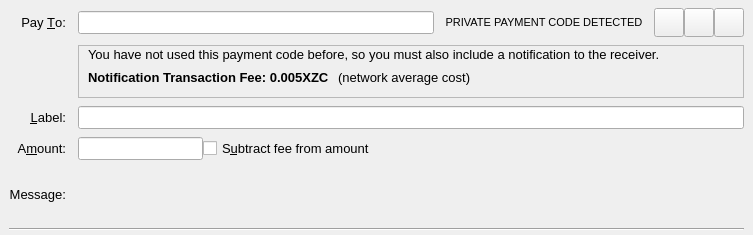
<?xml version="1.0" encoding="UTF-8"?>
<ui version="4.0">
 <class>SendCoinsEntry</class>
 <widget class="QStackedWidget" name="SendCoinsEntry">
  <property name="geometry">
   <rect>
    <x>0</x>
    <y>0</y>
    <width>753</width>
    <height>235</height>
   </rect>
  </property>
  <property name="font">
   <font>
    <pointsize>10</pointsize>
   </font>
  </property>
  <property name="focusPolicy">
   <enum>Qt::TabFocus</enum>
  </property>
  <property name="autoFillBackground">
   <bool>false</bool>
  </property>
  <widget class="QFrame" name="SendCoins">
   <property name="toolTip">
    <string>This is a normal payment.</string>
   </property>
   <property name="frameShape">
    <enum>QFrame::NoFrame</enum>
   </property>
   <layout class="QGridLayout" name="gridLayout">
    <property name="topMargin">
     <number>8</number>
    </property>
    <property name="bottomMargin">
     <number>4</number>
    </property>
    <property name="horizontalSpacing">
     <number>12</number>
    </property>
    <property name="verticalSpacing">
     <number>8</number>
    </property>
    <item row="5" column="0">
     <widget class="QLabel" name="amountLabel">
      <property name="text">
       <string>A&amp;mount:</string>
      </property>
      <property name="alignment">
       <set>Qt::AlignRight|Qt::AlignTrailing|Qt::AlignVCenter</set>
      </property>
      <property name="buddy">
       <cstring>payAmount</cstring>
      </property>
     </widget>
    </item>
    <item row="5" column="1">
     <layout class="QHBoxLayout" name="horizontalLayoutAmount" stretch="0,1">
      <item>
       <widget class="BitcoinAmountField" name="payAmount"/>
      </item>
      <item>
       <widget class="QCheckBox" name="checkboxSubtractFeeFromAmount">
        <property name="toolTip">
         <string>The fee will be deducted from the amount being sent. The recipient will receive less zcoins than you enter in the amount field. If multiple recipients are selected, the fee is split equally.</string>
        </property>
        <property name="text">
         <string>S&amp;ubtract fee from amount</string>
        </property>
       </widget>
      </item>
     </layout>
    </item>
    <item row="6" column="1">
     <widget class="QLabel" name="messageTextLabel">
      <property name="toolTip">
       <string>A message that was attached to the zcoin: URI which will be stored with the transaction for your reference. Note: This message will not be sent over the Zcoin network.</string>
      </property>
      <property name="textFormat">
       <enum>Qt::PlainText</enum>
      </property>
     </widget>
    </item>
    <item row="4" column="1">
     <widget class="QLineEdit" name="addAsLabel">
      <property name="toolTip">
       <string>Enter a label for this address to add it to the list of used addresses</string>
      </property>
     </widget>
    </item>
    <item row="4" column="0">
     <widget class="QLabel" name="labellLabel">
      <property name="text">
       <string>&amp;Label:</string>
      </property>
      <property name="alignment">
       <set>Qt::AlignRight|Qt::AlignTrailing|Qt::AlignVCenter</set>
      </property>
      <property name="buddy">
       <cstring>addAsLabel</cstring>
      </property>
     </widget>
    </item>
    <item row="6" column="0">
     <widget class="QLabel" name="messageLabel">
      <property name="text">
       <string>Message:</string>
      </property>
      <property name="alignment">
       <set>Qt::AlignRight|Qt::AlignTrailing|Qt::AlignVCenter</set>
      </property>
     </widget>
    </item>
    <item row="0" column="1">
     <layout class="QHBoxLayout" name="payToLayout">
      <property name="spacing">
       <number>0</number>
      </property>
      <item>
       <widget class="QValidatedLineEdit" name="payTo">
        <property name="toolTip">
         <string>The Zcoin address to send the payment to</string>
        </property>
       </widget>
      </item>
      <item>
       <widget class="QLabel" name="label">
        <property name="minimumSize">
         <size>
          <width>220</width>
          <height>0</height>
         </size>
        </property>
        <property name="font">
         <font>
          <pointsize>8</pointsize>
         </font>
        </property>
        <property name="text">
         <string>PRIVATE PAYMENT CODE DETECTED</string>
        </property>
        <property name="alignment">
         <set>Qt::AlignCenter</set>
        </property>
       </widget>
      </item>
      <item>
       <widget class="QToolButton" name="addressBookButton">
        <property name="toolTip">
         <string>Choose previously used address</string>
        </property>
        <property name="text">
         <string/>
        </property>
        <property name="icon">
         <iconset resource="../bitcoin.qrc">
          <normaloff>:/icons/address-book</normaloff>:/icons/address-book</iconset>
        </property>
        <property name="iconSize">
         <size>
          <width>22</width>
          <height>22</height>
         </size>
        </property>
        <property name="shortcut">
         <string>Alt+A</string>
        </property>
       </widget>
      </item>
      <item>
       <widget class="QToolButton" name="pasteButton">
        <property name="toolTip">
         <string>Paste address from clipboard</string>
        </property>
        <property name="text">
         <string/>
        </property>
        <property name="icon">
         <iconset resource="../bitcoin.qrc">
          <normaloff>:/icons/editpaste</normaloff>:/icons/editpaste</iconset>
        </property>
        <property name="iconSize">
         <size>
          <width>22</width>
          <height>22</height>
         </size>
        </property>
        <property name="shortcut">
         <string>Alt+P</string>
        </property>
       </widget>
      </item>
      <item>
       <widget class="QToolButton" name="deleteButton">
        <property name="toolTip">
         <string>Remove this entry</string>
        </property>
        <property name="text">
         <string/>
        </property>
        <property name="icon">
         <iconset resource="../bitcoin.qrc">
          <normaloff>:/icons/remove</normaloff>:/icons/remove</iconset>
        </property>
        <property name="iconSize">
         <size>
          <width>22</width>
          <height>22</height>
         </size>
        </property>
       </widget>
      </item>
     </layout>
    </item>
    <item row="7" column="0" colspan="2">
     <widget class="Line" name="line">
      <property name="orientation">
       <enum>Qt::Horizontal</enum>
      </property>
     </widget>
    </item>
    <item row="0" column="0">
     <widget class="QLabel" name="payToLabel">
      <property name="text">
       <string>Pay &amp;To:</string>
      </property>
      <property name="alignment">
       <set>Qt::AlignRight|Qt::AlignTrailing|Qt::AlignVCenter</set>
      </property>
      <property name="buddy">
       <cstring>payTo</cstring>
      </property>
     </widget>
    </item>
    <item row="1" column="1">
     <widget class="QFrame" name="frame">
      <property name="sizePolicy">
       <sizepolicy hsizetype="Preferred" vsizetype="Preferred">
        <horstretch>0</horstretch>
        <verstretch>0</verstretch>
       </sizepolicy>
      </property>
      <property name="frameShape">
       <enum>QFrame::StyledPanel</enum>
      </property>
      <property name="frameShadow">
       <enum>QFrame::Raised</enum>
      </property>
      <widget class="QWidget" name="verticalLayoutWidget">
       <property name="geometry">
        <rect>
         <x>10</x>
         <y>0</y>
         <width>631</width>
         <height>41</height>
        </rect>
       </property>
       <layout class="QVBoxLayout" name="pcodenotificationalert">
        <item>
         <widget class="QLabel" name="label_2">
          <property name="font">
           <font>
            <pointsize>10</pointsize>
           </font>
          </property>
          <property name="frameShape">
           <enum>QFrame::NoFrame</enum>
          </property>
          <property name="text">
           <string>You have not used this payment code before, so you must also include a notification to the receiver. </string>
          </property>
          <property name="wordWrap">
           <bool>true</bool>
          </property>
         </widget>
        </item>
        <item>
         <layout class="QHBoxLayout" name="horizontalLayout">
          <item>
           <widget class="QLabel" name="label_3">
            <property name="sizePolicy">
             <sizepolicy hsizetype="Fixed" vsizetype="Preferred">
              <horstretch>0</horstretch>
              <verstretch>0</verstretch>
             </sizepolicy>
            </property>
            <property name="font">
             <font>
              <weight>75</weight>
              <bold>true</bold>
             </font>
            </property>
            <property name="text">
             <string>Notification Transaction Fee: 0.005XZC </string>
            </property>
            <property name="wordWrap">
             <bool>false</bool>
            </property>
           </widget>
          </item>
          <item>
           <widget class="QLabel" name="label_4">
            <property name="text">
             <string>(network average cost)</string>
            </property>
           </widget>
          </item>
         </layout>
        </item>
       </layout>
      </widget>
     </widget>
    </item>
   </layout>
  </widget>
  <widget class="QFrame" name="SendCoins_UnauthenticatedPaymentRequest">
   <property name="palette">
    <palette>
     <active>
      <colorrole role="WindowText">
       <brush brushstyle="SolidPattern">
        <color alpha="255">
         <red>0</red>
         <green>0</green>
         <blue>0</blue>
        </color>
       </brush>
      </colorrole>
      <colorrole role="Button">
       <brush brushstyle="SolidPattern">
        <color alpha="255">
         <red>255</red>
         <green>255</green>
         <blue>127</blue>
        </color>
       </brush>
      </colorrole>
      <colorrole role="Light">
       <brush brushstyle="SolidPattern">
        <color alpha="255">
         <red>255</red>
         <green>255</green>
         <blue>255</blue>
        </color>
       </brush>
      </colorrole>
      <colorrole role="Midlight">
       <brush brushstyle="SolidPattern">
        <color alpha="255">
         <red>255</red>
         <green>255</green>
         <blue>191</blue>
        </color>
       </brush>
      </colorrole>
      <colorrole role="Dark">
       <brush brushstyle="SolidPattern">
        <color alpha="255">
         <red>127</red>
         <green>127</green>
         <blue>63</blue>
        </color>
       </brush>
      </colorrole>
      <colorrole role="Mid">
       <brush brushstyle="SolidPattern">
        <color alpha="255">
         <red>170</red>
         <green>170</green>
         <blue>84</blue>
        </color>
       </brush>
      </colorrole>
      <colorrole role="Text">
       <brush brushstyle="SolidPattern">
        <color alpha="255">
         <red>0</red>
         <green>0</green>
         <blue>0</blue>
        </color>
       </brush>
      </colorrole>
      <colorrole role="BrightText">
       <brush brushstyle="SolidPattern">
        <color alpha="255">
         <red>255</red>
         <green>255</green>
         <blue>255</blue>
        </color>
       </brush>
      </colorrole>
      <colorrole role="ButtonText">
       <brush brushstyle="SolidPattern">
        <color alpha="255">
         <red>0</red>
         <green>0</green>
         <blue>0</blue>
        </color>
       </brush>
      </colorrole>
      <colorrole role="Base">
       <brush brushstyle="SolidPattern">
        <color alpha="255">
         <red>255</red>
         <green>255</green>
         <blue>255</blue>
        </color>
       </brush>
      </colorrole>
      <colorrole role="Window">
       <brush brushstyle="SolidPattern">
        <color alpha="255">
         <red>255</red>
         <green>255</green>
         <blue>127</blue>
        </color>
       </brush>
      </colorrole>
      <colorrole role="Shadow">
       <brush brushstyle="SolidPattern">
        <color alpha="255">
         <red>0</red>
         <green>0</green>
         <blue>0</blue>
        </color>
       </brush>
      </colorrole>
      <colorrole role="AlternateBase">
       <brush brushstyle="SolidPattern">
        <color alpha="255">
         <red>255</red>
         <green>255</green>
         <blue>191</blue>
        </color>
       </brush>
      </colorrole>
      <colorrole role="ToolTipBase">
       <brush brushstyle="SolidPattern">
        <color alpha="255">
         <red>255</red>
         <green>255</green>
         <blue>220</blue>
        </color>
       </brush>
      </colorrole>
      <colorrole role="ToolTipText">
       <brush brushstyle="SolidPattern">
        <color alpha="255">
         <red>0</red>
         <green>0</green>
         <blue>0</blue>
        </color>
       </brush>
      </colorrole>
     </active>
     <inactive>
      <colorrole role="WindowText">
       <brush brushstyle="SolidPattern">
        <color alpha="255">
         <red>0</red>
         <green>0</green>
         <blue>0</blue>
        </color>
       </brush>
      </colorrole>
      <colorrole role="Button">
       <brush brushstyle="SolidPattern">
        <color alpha="255">
         <red>255</red>
         <green>255</green>
         <blue>127</blue>
        </color>
       </brush>
      </colorrole>
      <colorrole role="Light">
       <brush brushstyle="SolidPattern">
        <color alpha="255">
         <red>255</red>
         <green>255</green>
         <blue>255</blue>
        </color>
       </brush>
      </colorrole>
      <colorrole role="Midlight">
       <brush brushstyle="SolidPattern">
        <color alpha="255">
         <red>255</red>
         <green>255</green>
         <blue>191</blue>
        </color>
       </brush>
      </colorrole>
      <colorrole role="Dark">
       <brush brushstyle="SolidPattern">
        <color alpha="255">
         <red>127</red>
         <green>127</green>
         <blue>63</blue>
        </color>
       </brush>
      </colorrole>
      <colorrole role="Mid">
       <brush brushstyle="SolidPattern">
        <color alpha="255">
         <red>170</red>
         <green>170</green>
         <blue>84</blue>
        </color>
       </brush>
      </colorrole>
      <colorrole role="Text">
       <brush brushstyle="SolidPattern">
        <color alpha="255">
         <red>0</red>
         <green>0</green>
         <blue>0</blue>
        </color>
       </brush>
      </colorrole>
      <colorrole role="BrightText">
       <brush brushstyle="SolidPattern">
        <color alpha="255">
         <red>255</red>
         <green>255</green>
         <blue>255</blue>
        </color>
       </brush>
      </colorrole>
      <colorrole role="ButtonText">
       <brush brushstyle="SolidPattern">
        <color alpha="255">
         <red>0</red>
         <green>0</green>
         <blue>0</blue>
        </color>
       </brush>
      </colorrole>
      <colorrole role="Base">
       <brush brushstyle="SolidPattern">
        <color alpha="255">
         <red>255</red>
         <green>255</green>
         <blue>255</blue>
        </color>
       </brush>
      </colorrole>
      <colorrole role="Window">
       <brush brushstyle="SolidPattern">
        <color alpha="255">
         <red>255</red>
         <green>255</green>
         <blue>127</blue>
        </color>
       </brush>
      </colorrole>
      <colorrole role="Shadow">
       <brush brushstyle="SolidPattern">
        <color alpha="255">
         <red>0</red>
         <green>0</green>
         <blue>0</blue>
        </color>
       </brush>
      </colorrole>
      <colorrole role="AlternateBase">
       <brush brushstyle="SolidPattern">
        <color alpha="255">
         <red>255</red>
         <green>255</green>
         <blue>191</blue>
        </color>
       </brush>
      </colorrole>
      <colorrole role="ToolTipBase">
       <brush brushstyle="SolidPattern">
        <color alpha="255">
         <red>255</red>
         <green>255</green>
         <blue>220</blue>
        </color>
       </brush>
      </colorrole>
      <colorrole role="ToolTipText">
       <brush brushstyle="SolidPattern">
        <color alpha="255">
         <red>0</red>
         <green>0</green>
         <blue>0</blue>
        </color>
       </brush>
      </colorrole>
     </inactive>
     <disabled>
      <colorrole role="WindowText">
       <brush brushstyle="SolidPattern">
        <color alpha="255">
         <red>127</red>
         <green>127</green>
         <blue>63</blue>
        </color>
       </brush>
      </colorrole>
      <colorrole role="Button">
       <brush brushstyle="SolidPattern">
        <color alpha="255">
         <red>255</red>
         <green>255</green>
         <blue>127</blue>
        </color>
       </brush>
      </colorrole>
      <colorrole role="Light">
       <brush brushstyle="SolidPattern">
        <color alpha="255">
         <red>255</red>
         <green>255</green>
         <blue>255</blue>
        </color>
       </brush>
      </colorrole>
      <colorrole role="Midlight">
       <brush brushstyle="SolidPattern">
        <color alpha="255">
         <red>255</red>
         <green>255</green>
         <blue>191</blue>
        </color>
       </brush>
      </colorrole>
      <colorrole role="Dark">
       <brush brushstyle="SolidPattern">
        <color alpha="255">
         <red>127</red>
         <green>127</green>
         <blue>63</blue>
        </color>
       </brush>
      </colorrole>
      <colorrole role="Mid">
       <brush brushstyle="SolidPattern">
        <color alpha="255">
         <red>170</red>
         <green>170</green>
         <blue>84</blue>
        </color>
       </brush>
      </colorrole>
      <colorrole role="Text">
       <brush brushstyle="SolidPattern">
        <color alpha="255">
         <red>127</red>
         <green>127</green>
         <blue>63</blue>
        </color>
       </brush>
      </colorrole>
      <colorrole role="BrightText">
       <brush brushstyle="SolidPattern">
        <color alpha="255">
         <red>255</red>
         <green>255</green>
         <blue>255</blue>
        </color>
       </brush>
      </colorrole>
      <colorrole role="ButtonText">
       <brush brushstyle="SolidPattern">
        <color alpha="255">
         <red>127</red>
         <green>127</green>
         <blue>63</blue>
        </color>
       </brush>
      </colorrole>
      <colorrole role="Base">
       <brush brushstyle="SolidPattern">
        <color alpha="255">
         <red>255</red>
         <green>255</green>
         <blue>127</blue>
        </color>
       </brush>
      </colorrole>
      <colorrole role="Window">
       <brush brushstyle="SolidPattern">
        <color alpha="255">
         <red>255</red>
         <green>255</green>
         <blue>127</blue>
        </color>
       </brush>
      </colorrole>
      <colorrole role="Shadow">
       <brush brushstyle="SolidPattern">
        <color alpha="255">
         <red>0</red>
         <green>0</green>
         <blue>0</blue>
        </color>
       </brush>
      </colorrole>
      <colorrole role="AlternateBase">
       <brush brushstyle="SolidPattern">
        <color alpha="255">
         <red>255</red>
         <green>255</green>
         <blue>127</blue>
        </color>
       </brush>
      </colorrole>
      <colorrole role="ToolTipBase">
       <brush brushstyle="SolidPattern">
        <color alpha="255">
         <red>255</red>
         <green>255</green>
         <blue>220</blue>
        </color>
       </brush>
      </colorrole>
      <colorrole role="ToolTipText">
       <brush brushstyle="SolidPattern">
        <color alpha="255">
         <red>0</red>
         <green>0</green>
         <blue>0</blue>
        </color>
       </brush>
      </colorrole>
     </disabled>
    </palette>
   </property>
   <property name="toolTip">
    <string>This is an unauthenticated payment request.</string>
   </property>
   <property name="autoFillBackground">
    <bool>true</bool>
   </property>
   <property name="frameShape">
    <enum>QFrame::NoFrame</enum>
   </property>
   <layout class="QGridLayout" name="gridLayout_is">
    <property name="spacing">
     <number>12</number>
    </property>
    <item row="0" column="0">
     <widget class="QLabel" name="payToLabel_is">
      <property name="text">
       <string>Pay To:</string>
      </property>
      <property name="alignment">
       <set>Qt::AlignRight|Qt::AlignTrailing|Qt::AlignVCenter</set>
      </property>
     </widget>
    </item>
    <item row="0" column="1">
     <layout class="QHBoxLayout" name="payToLayout_is">
      <property name="spacing">
       <number>0</number>
      </property>
      <item>
       <widget class="QLabel" name="payTo_is"/>
      </item>
      <item>
       <widget class="QToolButton" name="deleteButton_is">
        <property name="toolTip">
         <string>Remove this entry</string>
        </property>
        <property name="text">
         <string/>
        </property>
        <property name="icon">
         <iconset resource="../bitcoin.qrc">
          <normaloff>:/icons/remove</normaloff>:/icons/remove</iconset>
        </property>
       </widget>
      </item>
     </layout>
    </item>
    <item row="1" column="0">
     <widget class="QLabel" name="memoLabel_is">
      <property name="text">
       <string>Memo:</string>
      </property>
      <property name="alignment">
       <set>Qt::AlignRight|Qt::AlignTrailing|Qt::AlignVCenter</set>
      </property>
     </widget>
    </item>
    <item row="1" column="1">
     <widget class="QLabel" name="memoTextLabel_is">
      <property name="textFormat">
       <enum>Qt::PlainText</enum>
      </property>
     </widget>
    </item>
    <item row="2" column="0">
     <widget class="QLabel" name="amountLabel_is">
      <property name="text">
       <string>A&amp;mount:</string>
      </property>
      <property name="alignment">
       <set>Qt::AlignRight|Qt::AlignTrailing|Qt::AlignVCenter</set>
      </property>
      <property name="buddy">
       <cstring>payAmount_is</cstring>
      </property>
     </widget>
    </item>
    <item row="2" column="1">
     <widget class="BitcoinAmountField" name="payAmount_is">
      <property name="acceptDrops">
       <bool>false</bool>
      </property>
     </widget>
    </item>
   </layout>
  </widget>
  <widget class="QFrame" name="SendCoins_AuthenticatedPaymentRequest">
   <property name="palette">
    <palette>
     <active>
      <colorrole role="WindowText">
       <brush brushstyle="SolidPattern">
        <color alpha="255">
         <red>0</red>
         <green>0</green>
         <blue>0</blue>
        </color>
       </brush>
      </colorrole>
      <colorrole role="Button">
       <brush brushstyle="SolidPattern">
        <color alpha="255">
         <red>140</red>
         <green>232</green>
         <blue>119</blue>
        </color>
       </brush>
      </colorrole>
      <colorrole role="Light">
       <brush brushstyle="SolidPattern">
        <color alpha="255">
         <red>230</red>
         <green>255</green>
         <blue>224</blue>
        </color>
       </brush>
      </colorrole>
      <colorrole role="Midlight">
       <brush brushstyle="SolidPattern">
        <color alpha="255">
         <red>185</red>
         <green>243</green>
         <blue>171</blue>
        </color>
       </brush>
      </colorrole>
      <colorrole role="Dark">
       <brush brushstyle="SolidPattern">
        <color alpha="255">
         <red>70</red>
         <green>116</green>
         <blue>59</blue>
        </color>
       </brush>
      </colorrole>
      <colorrole role="Mid">
       <brush brushstyle="SolidPattern">
        <color alpha="255">
         <red>93</red>
         <green>155</green>
         <blue>79</blue>
        </color>
       </brush>
      </colorrole>
      <colorrole role="Text">
       <brush brushstyle="SolidPattern">
        <color alpha="255">
         <red>0</red>
         <green>0</green>
         <blue>0</blue>
        </color>
       </brush>
      </colorrole>
      <colorrole role="BrightText">
       <brush brushstyle="SolidPattern">
        <color alpha="255">
         <red>155</red>
         <green>255</green>
         <blue>147</blue>
        </color>
       </brush>
      </colorrole>
      <colorrole role="ButtonText">
       <brush brushstyle="SolidPattern">
        <color alpha="255">
         <red>0</red>
         <green>0</green>
         <blue>0</blue>
        </color>
       </brush>
      </colorrole>
      <colorrole role="Base">
       <brush brushstyle="SolidPattern">
        <color alpha="255">
         <red>119</red>
         <green>255</green>
         <blue>233</blue>
        </color>
       </brush>
      </colorrole>
      <colorrole role="Window">
       <brush brushstyle="SolidPattern">
        <color alpha="255">
         <red>140</red>
         <green>232</green>
         <blue>119</blue>
        </color>
       </brush>
      </colorrole>
      <colorrole role="Shadow">
       <brush brushstyle="SolidPattern">
        <color alpha="255">
         <red>0</red>
         <green>0</green>
         <blue>0</blue>
        </color>
       </brush>
      </colorrole>
      <colorrole role="AlternateBase">
       <brush brushstyle="SolidPattern">
        <color alpha="255">
         <red>197</red>
         <green>243</green>
         <blue>187</blue>
        </color>
       </brush>
      </colorrole>
      <colorrole role="NoRole">
       <brush brushstyle="SolidPattern">
        <color alpha="255">
         <red>125</red>
         <green>194</green>
         <blue>122</blue>
        </color>
       </brush>
      </colorrole>
      <colorrole role="ToolTipBase">
       <brush brushstyle="SolidPattern">
        <color alpha="255">
         <red>255</red>
         <green>255</green>
         <blue>220</blue>
        </color>
       </brush>
      </colorrole>
      <colorrole role="ToolTipText">
       <brush brushstyle="SolidPattern">
        <color alpha="255">
         <red>0</red>
         <green>0</green>
         <blue>0</blue>
        </color>
       </brush>
      </colorrole>
     </active>
     <inactive>
      <colorrole role="WindowText">
       <brush brushstyle="SolidPattern">
        <color alpha="255">
         <red>0</red>
         <green>0</green>
         <blue>0</blue>
        </color>
       </brush>
      </colorrole>
      <colorrole role="Button">
       <brush brushstyle="SolidPattern">
        <color alpha="255">
         <red>140</red>
         <green>232</green>
         <blue>119</blue>
        </color>
       </brush>
      </colorrole>
      <colorrole role="Light">
       <brush brushstyle="SolidPattern">
        <color alpha="255">
         <red>230</red>
         <green>255</green>
         <blue>224</blue>
        </color>
       </brush>
      </colorrole>
      <colorrole role="Midlight">
       <brush brushstyle="SolidPattern">
        <color alpha="255">
         <red>185</red>
         <green>243</green>
         <blue>171</blue>
        </color>
       </brush>
      </colorrole>
      <colorrole role="Dark">
       <brush brushstyle="SolidPattern">
        <color alpha="255">
         <red>70</red>
         <green>116</green>
         <blue>59</blue>
        </color>
       </brush>
      </colorrole>
      <colorrole role="Mid">
       <brush brushstyle="SolidPattern">
        <color alpha="255">
         <red>93</red>
         <green>155</green>
         <blue>79</blue>
        </color>
       </brush>
      </colorrole>
      <colorrole role="Text">
       <brush brushstyle="SolidPattern">
        <color alpha="255">
         <red>0</red>
         <green>0</green>
         <blue>0</blue>
        </color>
       </brush>
      </colorrole>
      <colorrole role="BrightText">
       <brush brushstyle="SolidPattern">
        <color alpha="255">
         <red>155</red>
         <green>255</green>
         <blue>147</blue>
        </color>
       </brush>
      </colorrole>
      <colorrole role="ButtonText">
       <brush brushstyle="SolidPattern">
        <color alpha="255">
         <red>0</red>
         <green>0</green>
         <blue>0</blue>
        </color>
       </brush>
      </colorrole>
      <colorrole role="Base">
       <brush brushstyle="SolidPattern">
        <color alpha="255">
         <red>119</red>
         <green>255</green>
         <blue>233</blue>
        </color>
       </brush>
      </colorrole>
      <colorrole role="Window">
       <brush brushstyle="SolidPattern">
        <color alpha="255">
         <red>140</red>
         <green>232</green>
         <blue>119</blue>
        </color>
       </brush>
      </colorrole>
      <colorrole role="Shadow">
       <brush brushstyle="SolidPattern">
        <color alpha="255">
         <red>0</red>
         <green>0</green>
         <blue>0</blue>
        </color>
       </brush>
      </colorrole>
      <colorrole role="AlternateBase">
       <brush brushstyle="SolidPattern">
        <color alpha="255">
         <red>197</red>
         <green>243</green>
         <blue>187</blue>
        </color>
       </brush>
      </colorrole>
      <colorrole role="NoRole">
       <brush brushstyle="SolidPattern">
        <color alpha="255">
         <red>125</red>
         <green>194</green>
         <blue>122</blue>
        </color>
       </brush>
      </colorrole>
      <colorrole role="ToolTipBase">
       <brush brushstyle="SolidPattern">
        <color alpha="255">
         <red>255</red>
         <green>255</green>
         <blue>220</blue>
        </color>
       </brush>
      </colorrole>
      <colorrole role="ToolTipText">
       <brush brushstyle="SolidPattern">
        <color alpha="255">
         <red>0</red>
         <green>0</green>
         <blue>0</blue>
        </color>
       </brush>
      </colorrole>
     </inactive>
     <disabled>
      <colorrole role="WindowText">
       <brush brushstyle="SolidPattern">
        <color alpha="255">
         <red>70</red>
         <green>116</green>
         <blue>59</blue>
        </color>
       </brush>
      </colorrole>
      <colorrole role="Button">
       <brush brushstyle="SolidPattern">
        <color alpha="255">
         <red>140</red>
         <green>232</green>
         <blue>119</blue>
        </color>
       </brush>
      </colorrole>
      <colorrole role="Light">
       <brush brushstyle="SolidPattern">
        <color alpha="255">
         <red>230</red>
         <green>255</green>
         <blue>224</blue>
        </color>
       </brush>
      </colorrole>
      <colorrole role="Midlight">
       <brush brushstyle="SolidPattern">
        <color alpha="255">
         <red>185</red>
         <green>243</green>
         <blue>171</blue>
        </color>
       </brush>
      </colorrole>
      <colorrole role="Dark">
       <brush brushstyle="SolidPattern">
        <color alpha="255">
         <red>70</red>
         <green>116</green>
         <blue>59</blue>
        </color>
       </brush>
      </colorrole>
      <colorrole role="Mid">
       <brush brushstyle="SolidPattern">
        <color alpha="255">
         <red>93</red>
         <green>155</green>
         <blue>79</blue>
        </color>
       </brush>
      </colorrole>
      <colorrole role="Text">
       <brush brushstyle="SolidPattern">
        <color alpha="255">
         <red>70</red>
         <green>116</green>
         <blue>59</blue>
        </color>
       </brush>
      </colorrole>
      <colorrole role="BrightText">
       <brush brushstyle="SolidPattern">
        <color alpha="255">
         <red>155</red>
         <green>255</green>
         <blue>147</blue>
        </color>
       </brush>
      </colorrole>
      <colorrole role="ButtonText">
       <brush brushstyle="SolidPattern">
        <color alpha="255">
         <red>70</red>
         <green>116</green>
         <blue>59</blue>
        </color>
       </brush>
      </colorrole>
      <colorrole role="Base">
       <brush brushstyle="SolidPattern">
        <color alpha="255">
         <red>140</red>
         <green>232</green>
         <blue>119</blue>
        </color>
       </brush>
      </colorrole>
      <colorrole role="Window">
       <brush brushstyle="SolidPattern">
        <color alpha="255">
         <red>140</red>
         <green>232</green>
         <blue>119</blue>
        </color>
       </brush>
      </colorrole>
      <colorrole role="Shadow">
       <brush brushstyle="SolidPattern">
        <color alpha="255">
         <red>0</red>
         <green>0</green>
         <blue>0</blue>
        </color>
       </brush>
      </colorrole>
      <colorrole role="AlternateBase">
       <brush brushstyle="SolidPattern">
        <color alpha="255">
         <red>140</red>
         <green>232</green>
         <blue>119</blue>
        </color>
       </brush>
      </colorrole>
      <colorrole role="NoRole">
       <brush brushstyle="SolidPattern">
        <color alpha="255">
         <red>125</red>
         <green>194</green>
         <blue>122</blue>
        </color>
       </brush>
      </colorrole>
      <colorrole role="ToolTipBase">
       <brush brushstyle="SolidPattern">
        <color alpha="255">
         <red>255</red>
         <green>255</green>
         <blue>220</blue>
        </color>
       </brush>
      </colorrole>
      <colorrole role="ToolTipText">
       <brush brushstyle="SolidPattern">
        <color alpha="255">
         <red>0</red>
         <green>0</green>
         <blue>0</blue>
        </color>
       </brush>
      </colorrole>
     </disabled>
    </palette>
   </property>
   <property name="toolTip">
    <string>This is an authenticated payment request.</string>
   </property>
   <property name="autoFillBackground">
    <bool>true</bool>
   </property>
   <property name="frameShape">
    <enum>QFrame::NoFrame</enum>
   </property>
   <layout class="QGridLayout" name="gridLayout_s">
    <property name="spacing">
     <number>12</number>
    </property>
    <item row="0" column="0">
     <widget class="QLabel" name="payToLabel_s">
      <property name="text">
       <string>Pay To:</string>
      </property>
      <property name="alignment">
       <set>Qt::AlignRight|Qt::AlignTrailing|Qt::AlignVCenter</set>
      </property>
     </widget>
    </item>
    <item row="0" column="1">
     <layout class="QHBoxLayout" name="payToLayout_s">
      <property name="spacing">
       <number>0</number>
      </property>
      <item>
       <widget class="QLabel" name="payTo_s">
        <property name="textFormat">
         <enum>Qt::PlainText</enum>
        </property>
       </widget>
      </item>
      <item>
       <widget class="QToolButton" name="deleteButton_s">
        <property name="toolTip">
         <string>Remove this entry</string>
        </property>
        <property name="text">
         <string/>
        </property>
        <property name="icon">
         <iconset resource="../bitcoin.qrc">
          <normaloff>:/icons/remove</normaloff>:/icons/remove</iconset>
        </property>
       </widget>
      </item>
     </layout>
    </item>
    <item row="1" column="0">
     <widget class="QLabel" name="memoLabel_s">
      <property name="text">
       <string>Memo:</string>
      </property>
      <property name="alignment">
       <set>Qt::AlignRight|Qt::AlignTrailing|Qt::AlignVCenter</set>
      </property>
     </widget>
    </item>
    <item row="1" column="1">
     <widget class="QLabel" name="memoTextLabel_s">
      <property name="textFormat">
       <enum>Qt::PlainText</enum>
      </property>
     </widget>
    </item>
    <item row="2" column="0">
     <widget class="QLabel" name="amountLabel_s">
      <property name="text">
       <string>A&amp;mount:</string>
      </property>
      <property name="alignment">
       <set>Qt::AlignRight|Qt::AlignTrailing|Qt::AlignVCenter</set>
      </property>
      <property name="buddy">
       <cstring>payAmount_s</cstring>
      </property>
     </widget>
    </item>
    <item row="2" column="1">
     <widget class="BitcoinAmountField" name="payAmount_s">
      <property name="acceptDrops">
       <bool>false</bool>
      </property>
     </widget>
    </item>
   </layout>
  </widget>
 </widget>
 <customwidgets>
  <customwidget>
   <class>QValidatedLineEdit</class>
   <extends>QLineEdit</extends>
   <header>qvalidatedlineedit.h</header>
  </customwidget>
  <customwidget>
   <class>BitcoinAmountField</class>
   <extends>QLineEdit</extends>
   <header>bitcoinamountfield.h</header>
   <container>1</container>
  </customwidget>
 </customwidgets>
 <tabstops>
  <tabstop>payTo</tabstop>
  <tabstop>addressBookButton</tabstop>
  <tabstop>pasteButton</tabstop>
  <tabstop>deleteButton</tabstop>
  <tabstop>addAsLabel</tabstop>
  <tabstop>payAmount</tabstop>
  <tabstop>payAmount_is</tabstop>
  <tabstop>deleteButton_is</tabstop>
  <tabstop>payAmount_s</tabstop>
  <tabstop>deleteButton_s</tabstop>
 </tabstops>
 <resources>
  <include location="../bitcoin.qrc"/>
 </resources>
 <connections/>
</ui>
